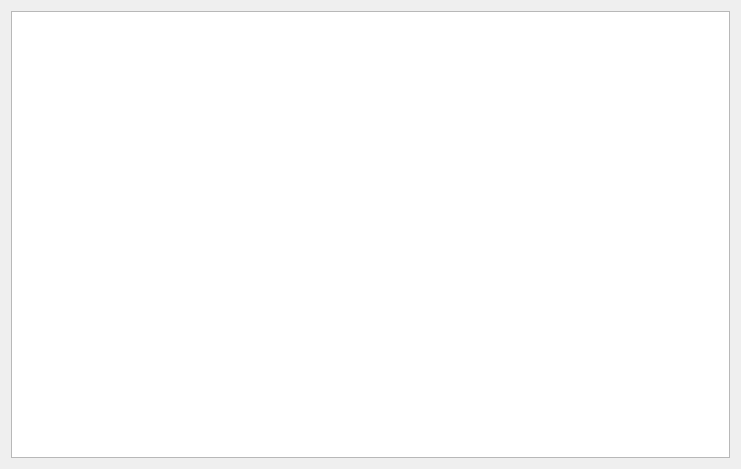
<?xml version="1.0" encoding="UTF-8"?>
<ui version="4.0">
 <class>QDlgGLCClass</class>
 <widget class="QWidget" name="QDlgGLCClass">
  <property name="geometry">
   <rect>
    <x>0</x>
    <y>0</y>
    <width>741</width>
    <height>469</height>
   </rect>
  </property>
  <property name="windowTitle">
   <string>QDlgGLC</string>
  </property>
  <layout class="QGridLayout" name="gridLayout" rowstretch="1">
   <item row="0" column="0">
    <widget class="QTableWidget" name="table"/>
   </item>
  </layout>
 </widget>
 <layoutdefault spacing="6" margin="11"/>
 <resources/>
 <connections/>
</ui>
